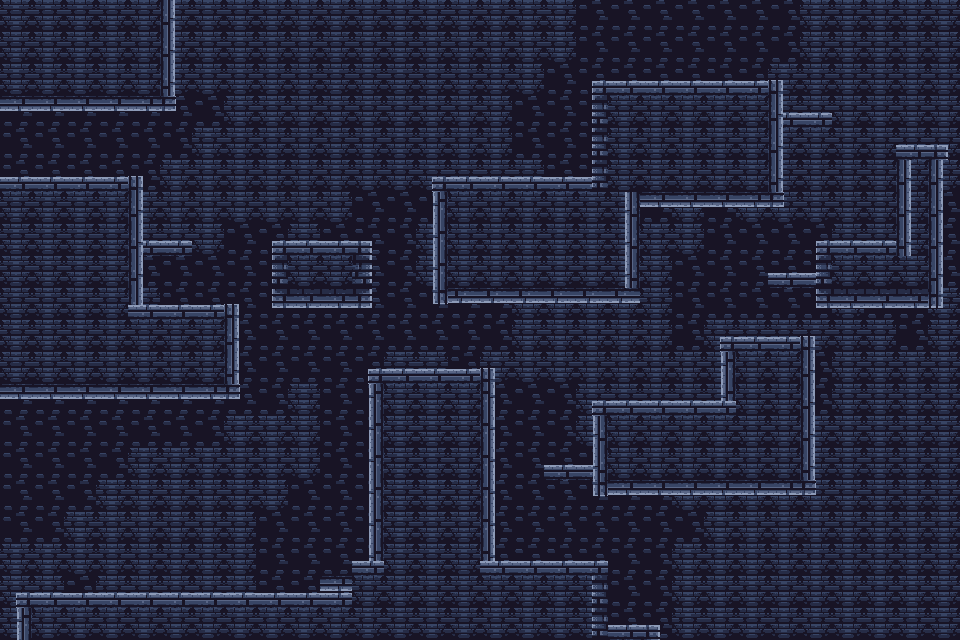

This is a level from a 2D game, rendered from its Tiled map with the project's own tilesets. A one-line summary and the map file follow, with tile-layer data summarised:
An orthogonal 30x20 tile map with 32x32 px tiles, 4 tile layers (fondo, platazormas, chorradas, bloques), 2 tilesets.

<map version="1.10" tiledversion="1.10.2" orientation="orthogonal" renderorder="right-down" width="30" height="20" tilewidth="32" tileheight="32" infinite="0" nextlayerid="7" nextobjectid="1">
 <tileset firstgid="1" name="Dungeon Tile Set" tilewidth="32" tileheight="32" tilecount="63" columns="7">
  <image source="Dungeon Tile Set.png" width="240" height="288" />
 </tileset>
 <tileset firstgid="64" name="file de dungeon aseprite" tilewidth="32" tileheight="32" tilecount="48" columns="8">
  <image source="file de dungeon aseprite.png" width="265" height="199" />
 </tileset>
 <layer id="1" name="fondo" width="30" height="20" locked="1">
  <data>[600 cells, 600 non-empty, 2 distinct tile ids]</data>
 </layer>
 <layer id="6" name="platazormas" width="30" height="20" locked="1">
  <data>[600 cells, 2 non-empty, 1 distinct tile ids]</data>
 </layer>
 <layer id="5" name="chorradas" width="30" height="20" locked="1">
  <data>[600 cells, 39 non-empty, 2 distinct tile ids]</data>
 </layer>
 <layer id="4" name="bloques" width="30" height="20" locked="1">
  <data>[600 cells, 266 non-empty, 9 distinct tile ids]</data>
 </layer>
</map>
